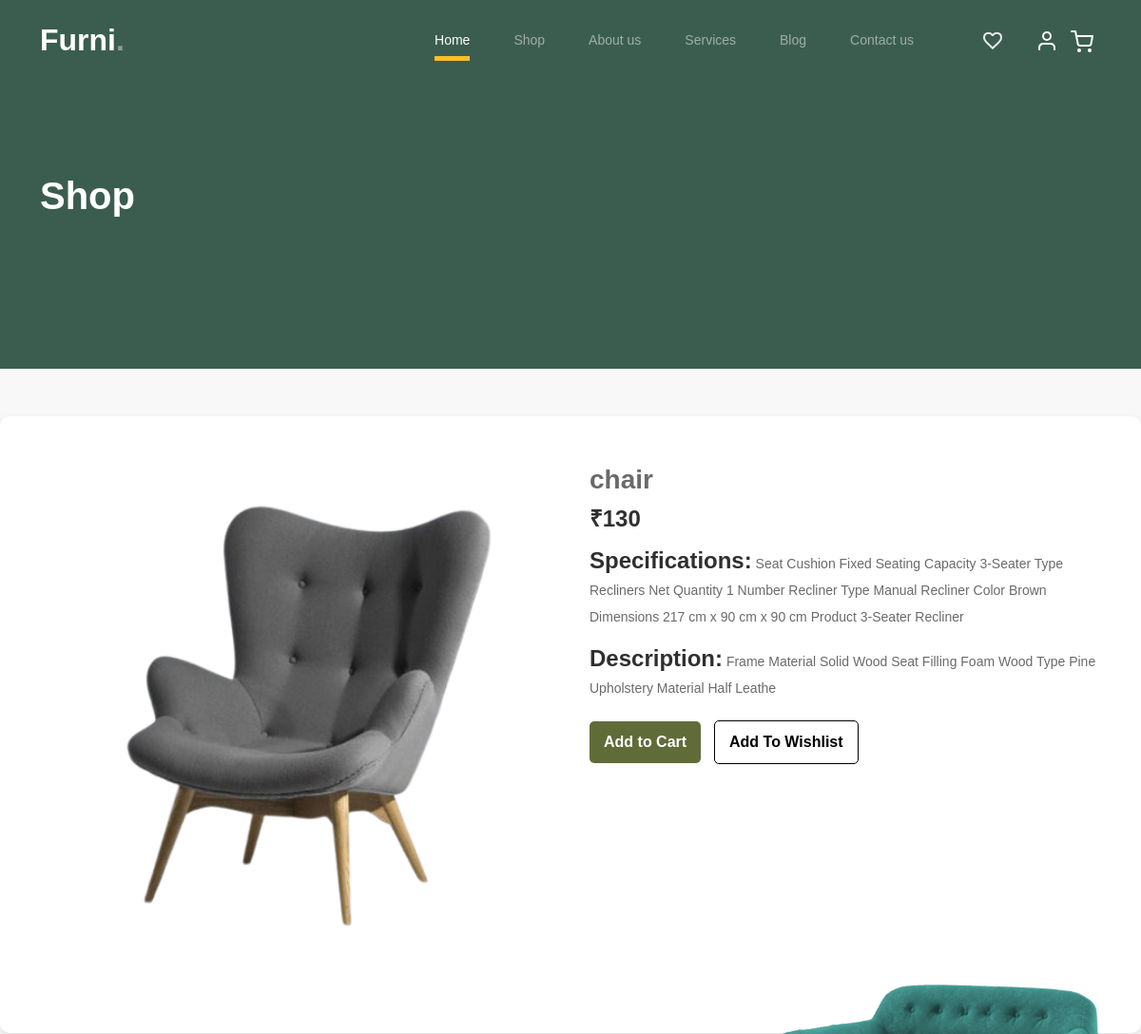
Before: /product/3 (upper part) with the older database file.
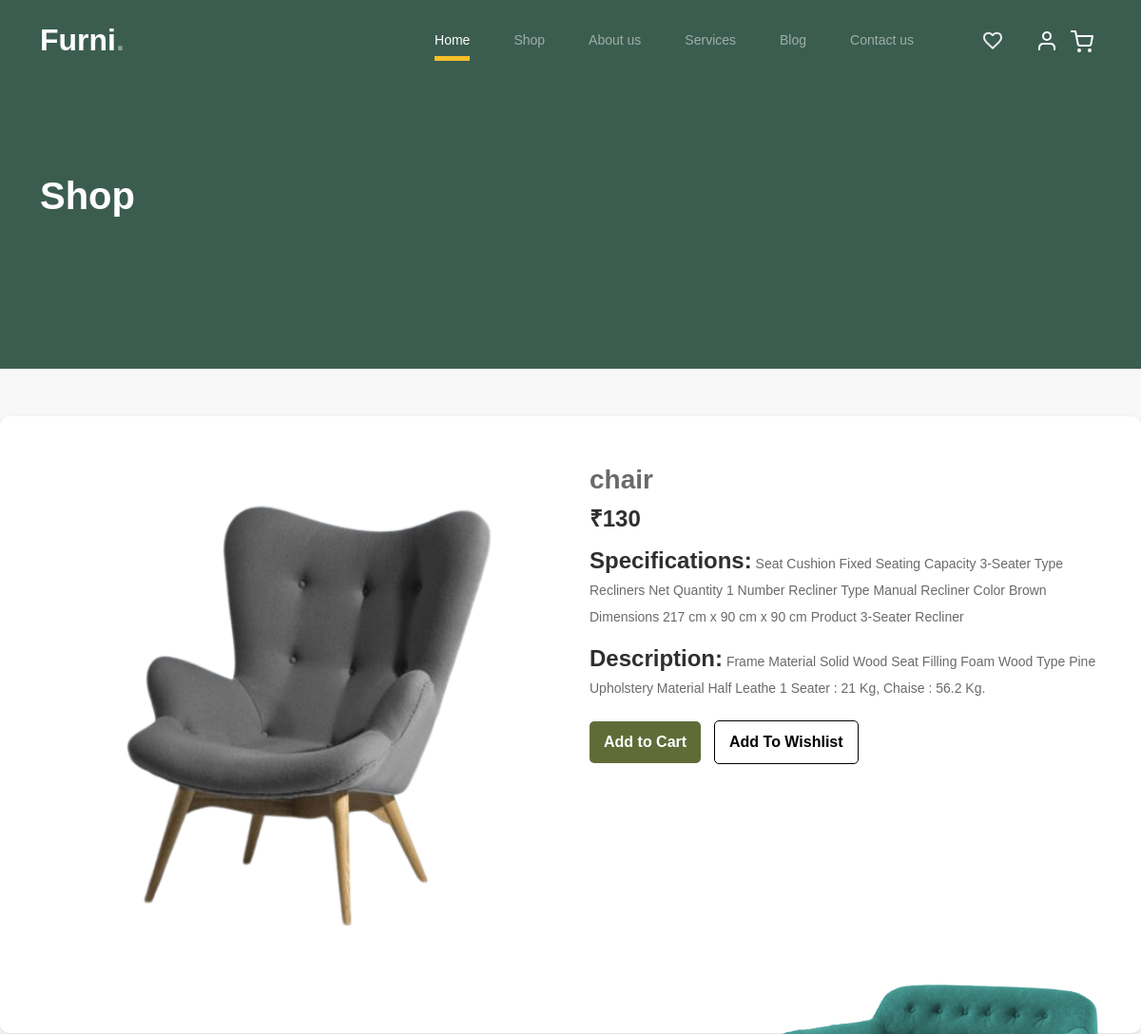
After: the same page with the newer database file.
### ekart/models.py (models this page shows, shortened)
class products(models.Model):
    name = models.CharField(max_length=255)
    image = models.ImageField(upload_to='products')
    price = models.IntegerField()
    category = models.CharField(max_length=255)
    desc = models.TextField()
    specification = models.TextField()

### ekart/views.py (the view)
# urls.py: path('product/<int:pro_id>', views.product,name='product'),
def product(request, pro_id):
    product_details = get_object_or_404(products, id=pro_id)
    return render(request, 'shop-fur.html', {'prod': product_details})

### template/shop-fur.html (shortened to what this page needs)
{% extends "base.html" %}
{% load static %}
{% block mainblock %}
			<div class="hero">
				<div class="container">
					<div class="row justify-content-between">
						<div class="col-lg-5">
							<div class="intro-excerpt">
								<h1>Shop</h1>
							</div>
						</div>
						<div class="col-lg-7">
						</div>
					</div>
				</div>
			</div>
    <div class="product-container">
        <div class="product-image">
            <img src="{{prod.image.url}}" alt="{{prod.name}}">
        </div>
        <div class="product-details">
            <h1 class="product-title">{{prod.name}}</h1>
            <p class="product-price">₹{{prod.price}}</p>
            <p class="product-size"><b class="product-price">Specifications:</b> {{prod.specification}}</p>
			<p class="product-size"><b class="product-price">Description:</b> {{prod.desc}}</p>
            <div class="product-actions">
                <a style="text-decoration: none;" href="/cart/{{prod.id}}"><button class="btn add-to-cart">Add to Cart</button></a>
                <a style="text-decoration: none;" href="/add_wishlist/{{prod.id}}/"><button class="btn enquiry">Add To Wishlist</button></a>
            </div>
        </div>
    </div>
{% endblock mainblock %}

Changed rows visible on the page:
changed products "chair": desc "Frame Material Solid Wood Seat Filling Foam Wood Type Pine Upholstery Material Half Leathe" → "Frame Material Solid Wood Seat Filling Foam Wood Type Pine Upholstery Material Half Leathe 1 Seater : 21 Kg, Chaise : 56.2 Kg."
